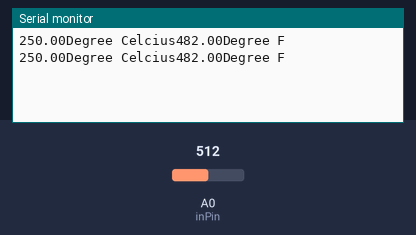
Simulated run of this sketch. Board: Arduino Uno, built with avr-gcc and run on an emulated ATmega328P. Parts: the last lines printed to the serial monitor. Inputs (shaded band) come from the test bench; at power-on: A0 (inPin) = 512.

Above: at 1.8 s.
1.9 s: A0 (inPin) set to 716
At 2.8 s:
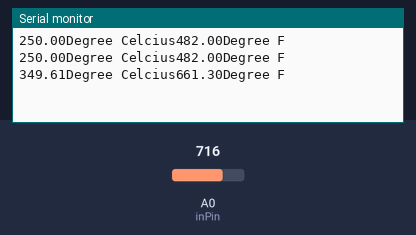
3.4 s: A0 (inPin) set to 900
At 4.8 s:
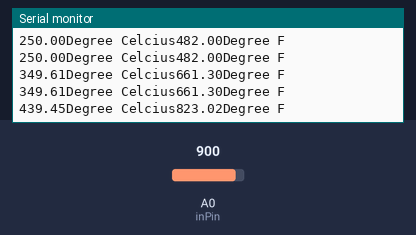
Timing chart, 0 to 6.4 s (numbered marks = the images above; inputs shaded):
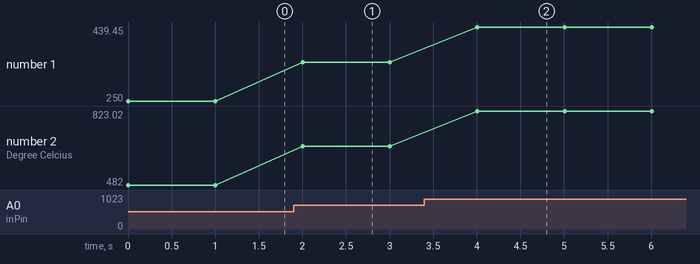

The sketch:

temp.ino
```cpp
int inPin = 0;

void setup() {
  Serial.begin(9600);

}

void loop() {
  int rawVoltage = analogRead(inPin);
  float milliVolts = (rawVoltage/1024.0)*5000;
  float celsius = milliVolts/10;
  Serial.print(celsius);
  Serial.print("Degree Celcius");
  Serial.print((celsius*9)/5+32);
  Serial.println("Degree F");
  delay(1000);
}
```

Measured:
- after the input at 1.9 s, the serial monitor: prints a new line after 0.10 s (image 1)
- after the input at 3.4 s, the serial monitor: prints a new line after 0.61 s (image 2)
- plotted number 1: 250 → 349.61 after the input at 1.9 s, 349.61 → 439.45 after the input at 3.4 s
- plotted number 2: 482 → 661.3 after the input at 1.9 s, 661.3 → 823.02 after the input at 3.4 s
